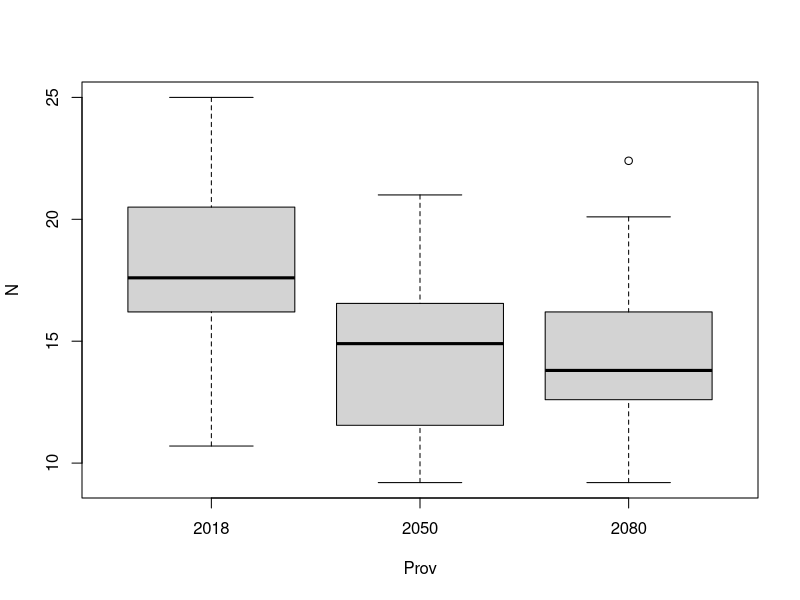
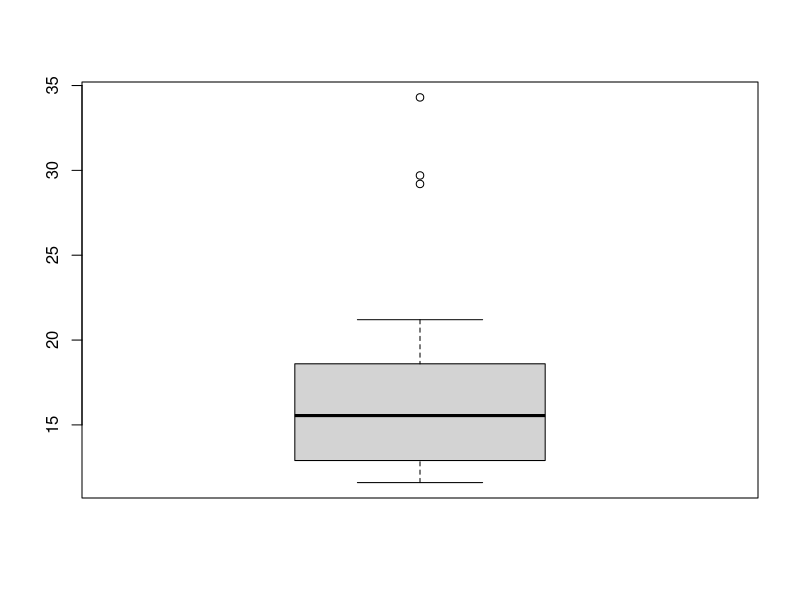
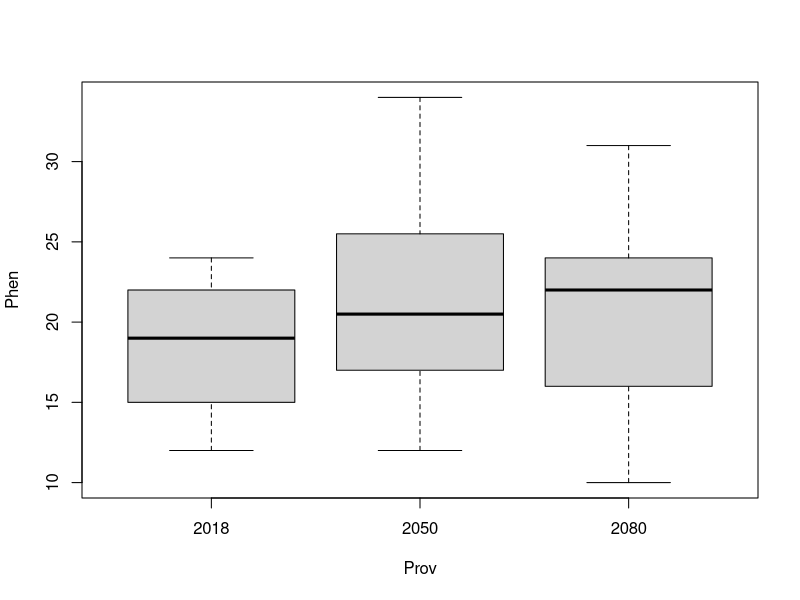
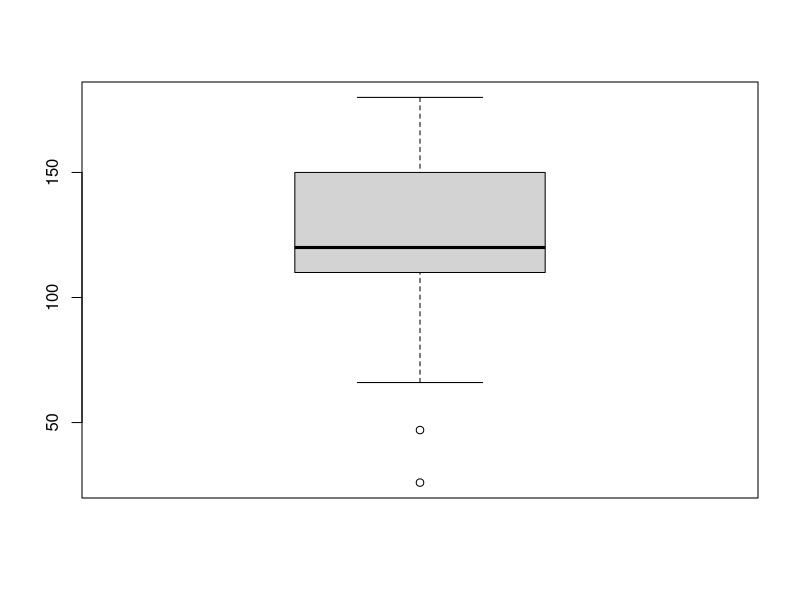
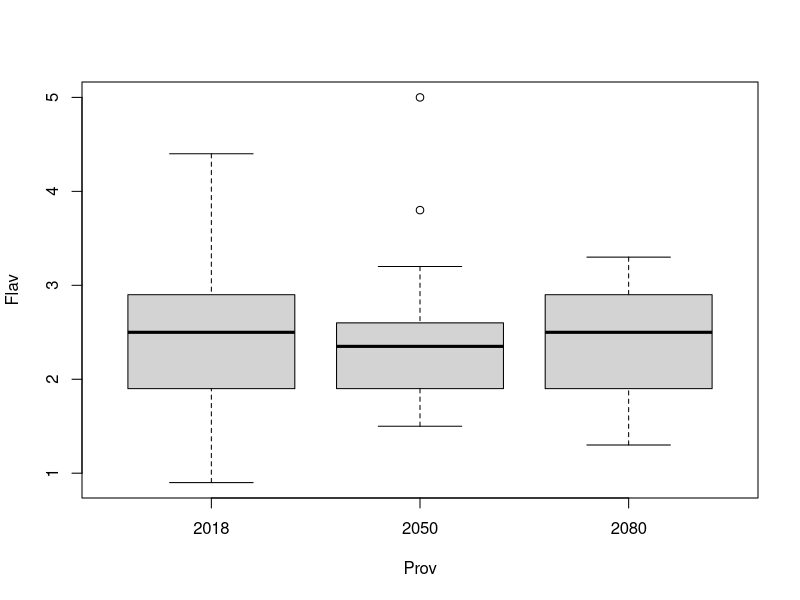
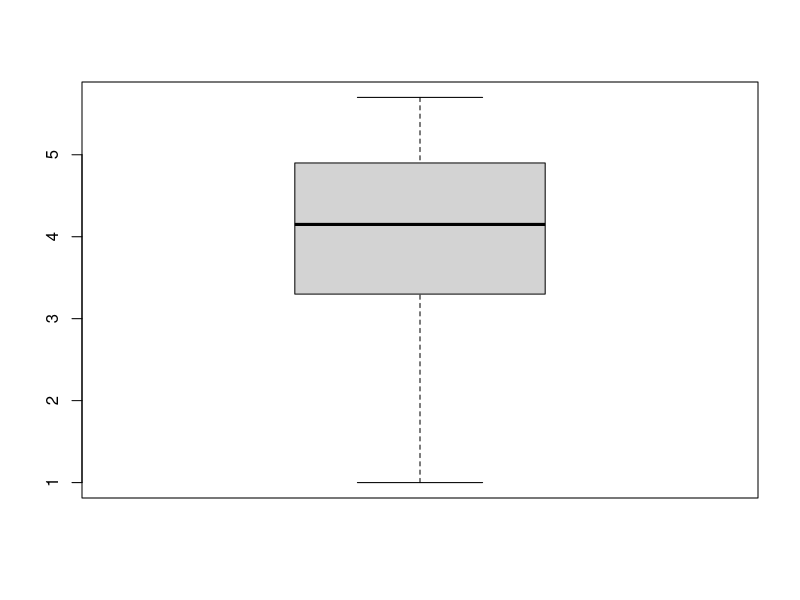

Here is the R script that generated these plots, in order:
####Analyses de composition chimique####

####Packages####
library(tidyr)

####Données####
PIB <- read.table("./PIB.txt", header = TRUE, dec = ",", stringsAsFactors = FALSE)
ERS <- read.table("./ERS.txt", header = TRUE, dec = ",", stringsAsFactors = FALSE)

PIB <- separate(PIB, ID_plant, into = c("Esp", "Prov", "ID"), sep = "-")
ERS <- separate(ERS, ID_plant, into = c("Esp", "Prov", "ID"), sep = "-")

####Graph####

boxplot(N ~ Prov, data= PIB)
boxplot(ERS$N)

boxplot(Phen ~ Prov, data= PIB)
boxplot(ERS$Phen)

boxplot(Flav ~ Prov, data= PIB)
boxplot(ERS$Flav)
